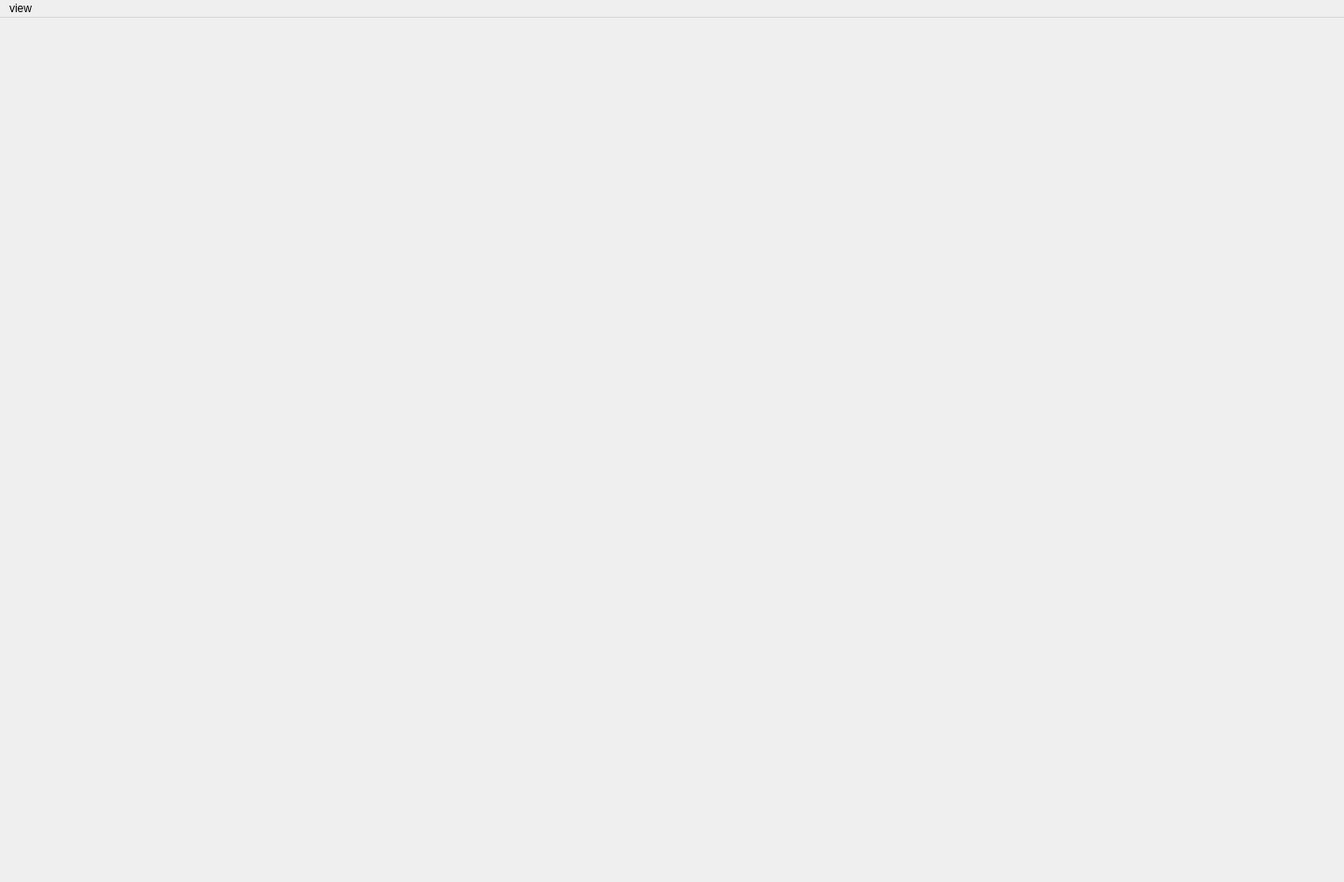
<?xml version="1.0" encoding="UTF-8"?>
<ui version="4.0">
 <class>MainWindow</class>
 <widget class="QMainWindow" name="MainWindow">
  <property name="geometry">
   <rect>
    <x>0</x>
    <y>0</y>
    <width>1438</width>
    <height>944</height>
   </rect>
  </property>
  <property name="windowTitle">
   <string>Open Source Robotics Lab</string>
  </property>
  <widget class="QWidget" name="centralwidget">
   <layout class="QVBoxLayout" name="verticalLayout"/>
  </widget>
  <widget class="QMenuBar" name="menubar">
   <property name="geometry">
    <rect>
     <x>0</x>
     <y>0</y>
     <width>1438</width>
     <height>28</height>
    </rect>
   </property>
   <widget class="QMenu" name="menuView">
    <property name="title">
     <string>view</string>
    </property>
   </widget>
   <addaction name="menuView"/>
  </widget>
  <action name="speed_ctrl">
   <property name="text">
    <string>speed_ctrl</string>
   </property>
  </action>
  <action name="speed_dashboard">
   <property name="text">
    <string>speed_dashboard</string>
   </property>
  </action>
 </widget>
 <resources>
  <include location="../resource/images.qrc"/>
 </resources>
 <connections/>
</ui>
